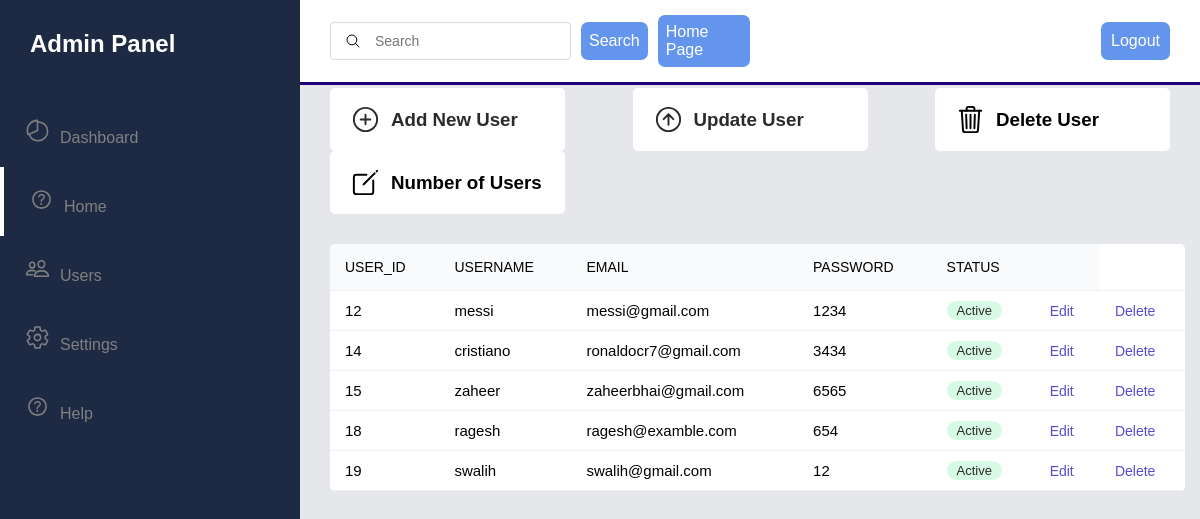
/admin_panel (signed in), run on the app's committed database.
### first_app/models.py (models this page shows, shortened)
class userdata(models.Model):
    username = models.CharField(max_length=100)
    email = models.EmailField()
    password = models.CharField(max_length=50)

### first_app/views.py (the view, shortened to what this page needs)
# urls.py: path('admin_panel', views.admin_panel, name='admin_panel'),
def admin_panel(request):
    if request.user.is_authenticated:
        context = {
            'users' : userdata.objects.all()
        }
        return render(request, 'admin_panel.html', context)
    elif 'username' in request.session:
        context = {
            'products': products.objects.all(),
            'la_products':latest_products.objects.all()
        }

### templates/admin_panel.html (shortened to what this page needs)
{% load static %}
<!DOCTYPE html>
<html lang="en">
<head>
    <link rel="stylesheet" href="{% static 'css/admin_styles.css' %}">
</head>
<body>
    <section id="menu">
        <div class="logo">
            <a href="{% url 'admin_panel' %}" class="logotag"><h2>Admin Panel</h2></a>
        </div>
        <div class="items">
            <li><ion-icon name="pie-chart-outline"></ion-icon><a href="#">Dashboard</a></li>
            <li><ion-icon name="help-circle-outline"></ion-icon><a href="{% url 'home' %}">Home</a></li>
            <li><ion-icon name="people-outline"></ion-icon><a href="#">Users</a></li>
            <li><ion-icon name="settings-outline"></ion-icon><a href="#">Settings</a></li>
            <li><ion-icon name="help-circle-outline"></ion-icon><a href="#">Help</a></li>
        </div>
    </section>
    <section id="interface">
        <div class="navigation">
            <div class="n1">
                <form action="search_user" method="POST" class="search-form" >
                    <div class="search">
                        <ion-icon name="search-outline"></ion-icon>
                        <input type="text" name="searched" placeholder="Search">
                    </div>
                    <button type="submit" class="search-btn" >Search</button>
                </form>
                <div style=" background: cornflowerblue; padding: 8px; border-radius: 7px; margin-left: 10px;">
                    <a href="{% url 'home' %}" style="text-decoration:none; color:rgb(255, 255, 255);" class="home-btn">Home Page</a>
                </div>
            </div>
            <div class="profile">
                <div class="log" style="background-color: cornflowerblue; padding: 10px; border-radius:7px;">
                    <a href="{% url 'logout' %}" style="color: #fff;">Logout</a>
                </div>
            </div>
        </div>
        <h3 class="page_name">Dashboard</h3>
        <div class="values">
            <a href="{% url 'add_user' %}"><div class="val-box">
                <ion-icon name="add-circle-outline"></ion-icon>
                <div>
                    <h3>Add New User</h3>
                </div>
            </div></a>
            <a href="#"><div class="val-box">
                <ion-icon name="arrow-up-circle-outline"></ion-icon>
                <div>
                    <h3>Update User</h3>
                </div>
            </div></a>
            <div class="val-box">
                <ion-icon name="trash-outline"></ion-icon>
                <div>
                    <h3>Delete User</h3>
                </div>
            </div>
            <div class="val-box">
                <ion-icon name="create-outline"></ion-icon>
                <div>
                    <h3>Number of Users</h3>
                </div>
            </div>
        </div>
        <div class="board">
            <form action="">
                <table width="100%">
                    <thead>
                        <tr>
                            <td>User_Id</td>
                            <td>username</td>
                            <td>email</td>
                            <td>password</td>
                            <td>status</td>
                            <td></td>
                        </tr>
                    </thead>
                    <tbody>
                        {% for i in users %}
                        <tr>
                            <td class="people">
                                <div class="people-de">
                                    <h5>{{i.id}}</h5>
                                </div>
                            </td>
                            <td class="people">
                                <div class="people-de">
                                    <h5>{{i.username}}</h5>
                                </div>
                            </td>
                            <td class="email">
                                <h5>{{i.email}}</h5>
                            </td>
                            <td class="pass">
                                <h5>{{i.password}}</h5>
                            </td>
                            <td class="active"><p>Active</p></td>
                            <td class="edit"><a href='/update_user/{{i.id}}'>Edit</a></td>
                            <td class="edit"><a href='/delete_user/{{i.id}}'>Delete</a></td>
                        </tr>
                        {% endfor %}
                    </tbody>
                </table>
            </form>
        </div>
    </section>
</body>
</html>

### static/css/admin_styles.css (style rules this page uses)
* { margin: 0; padding: 0; box-sizing: border-box; font-family: 'Poppins', sans-serif; }
body { width: 100%; background: #E5E7EB; position: relative; display: flex; }
#menu { background-color: #1e2a44; width: 300px; height: 100%; position: fixed; top: 0; left: 0; }
.logo { padding: 30px 0 0 30px; }
.logotag { color: #fff; text-decoration: none; }
.items { margin-top: 40px; }
.items li { list-style: none; padding: 20px 0; transition: 0.3s ease; }
.items li ion-icon { color: rgb(128, 128, 128); height: 25px; width: 25px; line-height: 30px; text-align: center; font-size: 14px; margin: 0 10px 0 25px; }
.items li a { text-decoration: none; color: rgb(128, 128, 128); font-weight: 300px; transition: 0.3s ease; }
.items li:nth-child(2) { border-left: 4px solid #fff; }
#interface { width: calc(100% - 300px); margin-left: 300px; position: relative; }
.navigation { display: flex; align-items: center; justify-content: space-between; background: #ffff; padding: 15px 30px; border-bottom: 3px solid #1e0079; position: fixed; width: calc(100% - 300px); }
.search { display: flex; justify-content: flex-start; align-items: center; padding: 10px 14px; border: 1px solid #d7dbe6; border-radius: 4px; }
.search input { margin-left: 14px; border: none; outline: none; font-size: 14px; }
.search-form { display: flex; flex-direction: row; }
.search-btn { border: none; background:cornflowerblue; color:#fff; padding: 8px; margin-left: 10px; border-radius: 7px; font-size: 16px; }
.profile { display: flex; align-items: center; justify-content: flex-start; }
.profile a { color: #555; text-decoration: none; }
.n1 { width: 50%; display: flex; align-items: center; justify-content: flex-start; }
.page_name { color: #444a53; padding: 30px 30px 0 30px; font-size: 24px ; font-weight: 700; }
.values { display: flex; justify-content: space-between; align-items: center; padding: 30px 30px 0 30px; flex-wrap: wrap; }
.values a { color: #2b2b2b; text-decoration: none; font-weight: 600; }
.val-box { background: #fff; width: 235px; padding: 16px 20px; border-radius: 5px; display: flex; justify-content: flex-start; align-items: center; }
.val-box ion-icon { font-size: 31px; margin-right: 10px; }
.board { width: 95%; margin: 30px 0 30px 30px; overflow: auto; background: #fff; border-radius: 5px; }
.board h5 { font-weight: 300; font-size: 15px; }
.board p { font-size: 13px; font-weight: 400; }
table { border-collapse: collapse; }
tr { border-bottom: 1px solid #eef0f3; }
thead td { font-size: 14px; text-transform: uppercase; font-weight: 500; background: #f9fafb; text-align: start; padding: 15px; }
tbody tr td { padding: 10px 15px; }
.active p { background: #d7fae4; padding: 2px 10px; display: inline-block; border-radius: 40px; color: #2b2b2b; }
.edit a { text-decoration: none; font-size: 14px; color: #554cd1; font-weight: 500; }

### data on the page
userdata: id "12", username "messi", email "messi@gmail.com", password "1234"
userdata: id "14", username "cristiano", email "ronaldocr7@gmail.com", password "3434"
userdata: id "15", username "zaheer", email "zaheerbhai@gmail.com", password "6565"
userdata: id "18", username "ragesh", email "ragesh@examble.com", password "654"
userdata: id "19", username "swalih", email "swalih@gmail.com", password "12"
